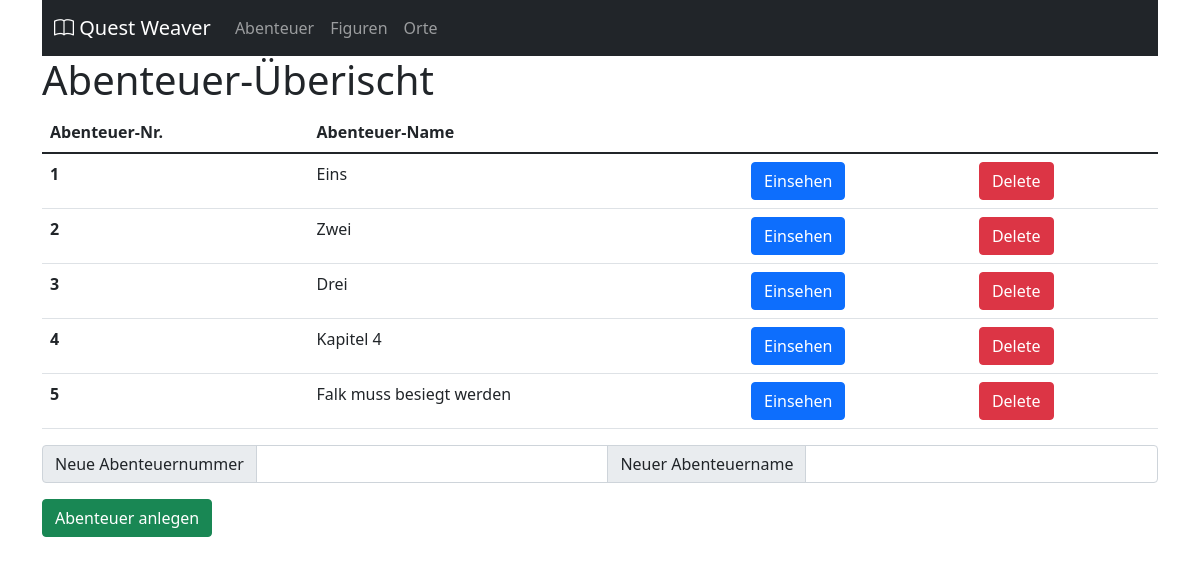
Page /app/kapitel on the committed database.
### app/models.py (models this page shows, shortened)
class Kapitel(models.Model):
    name = models.CharField(max_length=200)
    kapitelNr = models.IntegerField(unique=True)
    kommentar = models.TextField(null=True, blank=True)

### app/views.py (the view)
# urls.py: path('kapitel', views.kapitel, name='kapitel'),
def kapitel(request):
    kapitel = models.Kapitel.objects.all()
    context = {"kapitel": kapitel}
    return render(request, "kapitel.html", context)

### app/templates/kapitel.html (shortened to what this page needs)
{% load static %}
{% include "header.html" %}
<body>
  <div class="container">
  {% include "navbar.html" %}
    <h1>Abenteuer-Überischt</h1>
          <table class="table">
            <thead class="thead-dark">
              <tr>
                <th scope="col">Abenteuer-Nr.</th>
                <th scope="col">Abenteuer-Name</th>
              </tr>
            </thead>
            <tbody>{% for chapter in kapitel %}
              <tr>
                <th scope="row">{{chapter.kapitelNr}}</th>
                <td>{{chapter.name}}</td>
                <td><a class="btn btn-primary" href="{% url 'szenen' chapter.id %}" role="button">Einsehen</a></td>
                <td><a class="btn btn-danger" href="{% url 'delete_kapitel' chapter.id %}" role="button">Delete</a></td>
              </tr>
              {% endfor %}</tbody>
          </table>
          <form action="{% url 'kapitel_anlegen' %}" method="post">
          <div class="input-group mb-3">
            <span class="input-group-text" id="basic-addon1">Neue Abenteuernummer</span>
            <input type="text" class="form-control" name="kapitel_nummer" id="kapitel_ummer" aria-label="Username" aria-describedby="basic-addon1">
            <span class="input-group-text" id="basic-addon1">Neuer Abenteuername</span>
            <input type="text" class="form-control" name="kapitel_name" id="kapitel_name" aria-label="Username" aria-describedby="basic-addon1">
          </div>
          <input type="submit" value="Abenteuer anlegen" type="button" class="btn btn-success">
        </form>
        </div>
</body>
</html>

### rows in the picture
Kapitel: kapitelNr "1", name "Eins"
Kapitel: kapitelNr "2", name "Zwei"
Kapitel: kapitelNr "3", name "Drei"
Kapitel: kapitelNr "4", name "Kapitel 4"
Kapitel: kapitelNr "5", name "Falk muss besiegt werden"
